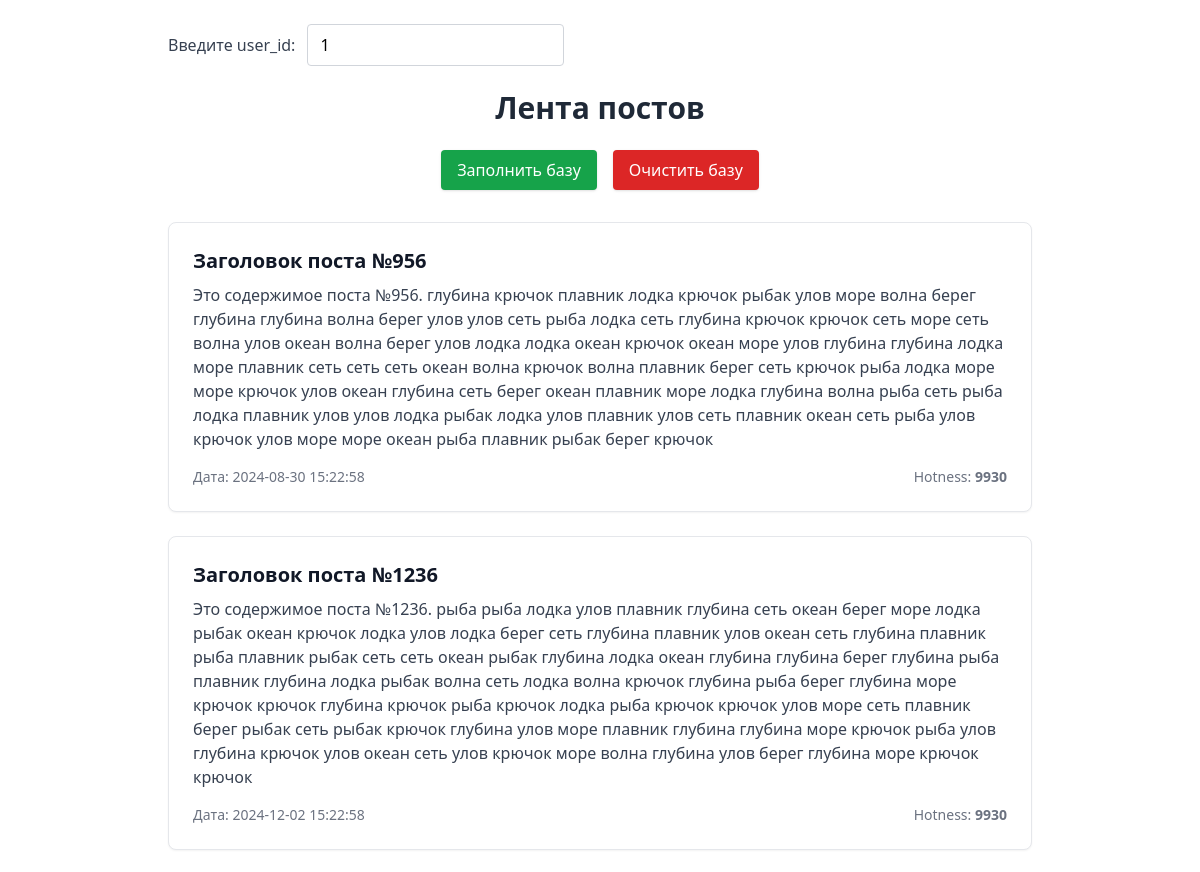
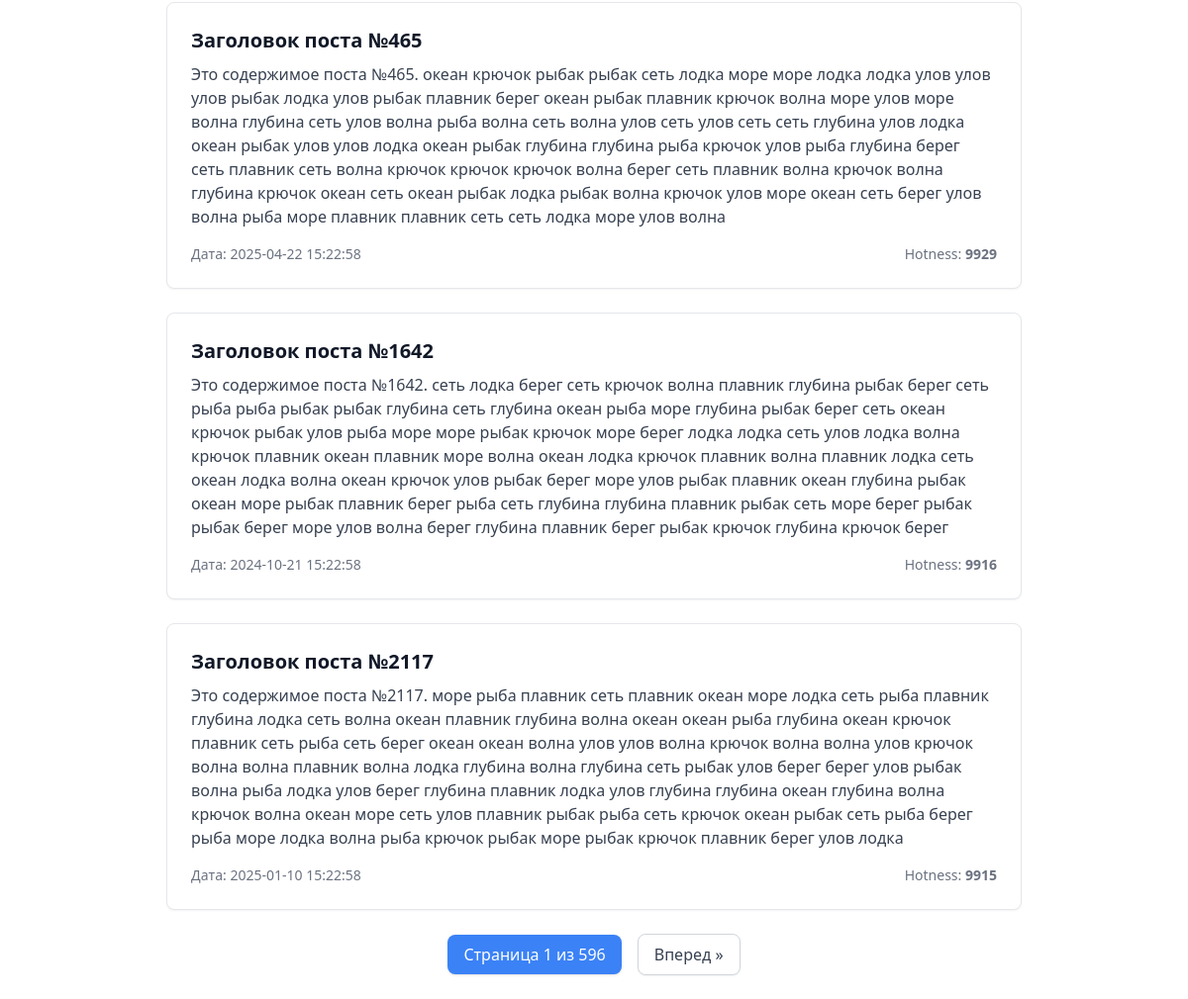
The page / on the database its author committed (2 pictures, top to bottom).
### tables this page shows
CREATE TABLE posts (
                id INTEGER PRIMARY KEY AUTOINCREMENT,
                created_at TEXT NOT NULL,
                title TEXT NOT NULL,
                content TEXT NOT NULL,
                hotness INTEGER NOT NULL,
                total_views INTEGER NOT NULL DEFAULT 0
            );

### routes/routes.php (called while the page is built, shortened)
<?php
$pdo = new PDO('sqlite:' . __DIR__ . '/database.sqlite');
$pdo->setAttribute(PDO::ATTR_ERRMODE, PDO::ERRMODE_EXCEPTION);
return [
    'GET' => [
        '/' => function () use ($pdo) {
            $controller = new PostController($pdo);
            $controller->index();
        },
    ],
    'POST' => [
        '/api/posts/viewed' => function () use ($pdo) {
            $controller = new PostController($pdo);
            $controller->markViewed();
        },
        '/api/posts/seed' => function () use ($pdo) {
            $controller = new PostController($pdo);
            $controller->fillDatabase();
        },
        '/api/posts/clear' => function () use ($pdo) {
            $controller = new PostController($pdo);
            $controller->clearDatabase();
        },
    ],
];

### app/Models/Post.php (called while the page is built, shortened)
<?php
class Post
{
    protected PDO $pdo;
    public function __construct(PDO $pdo)
    {
        $this->pdo = $pdo;
    }
    public function getFeed(string $userId, int $limit = 20, int $offset = 0): array
    {
        $sql = "
        SELECT p.*
        FROM posts p
        WHERE p.total_views <= 1000
          AND p.id NOT IN (
              SELECT post_id FROM post_views WHERE user_id = :user_id
          )
        ORDER BY p.hotness DESC
        LIMIT :limit OFFSET :offset
    ";
        $stmt = $this->pdo->prepare($sql);
        $stmt->bindValue(':user_id', $userId);
        $stmt->bindValue(':limit', $limit, PDO::PARAM_INT);
        $stmt->bindValue(':offset', $offset, PDO::PARAM_INT);
        $stmt->execute();
        return $stmt->fetchAll(PDO::FETCH_ASSOC);
    }
    public function countFeed(string $userId): int
    {
        $sql = "
        SELECT COUNT(*) FROM posts p
        WHERE p.total_views <= 1000
          AND p.id NOT IN (
              SELECT post_id FROM post_views WHERE user_id = :user_id
          )
    ";
        $stmt = $this->pdo->prepare($sql);
        $stmt->bindValue(':user_id', $userId);
        $stmt->execute();
        return (int)$stmt->fetchColumn();
    }
}

### app/Services/ViewService.php (called while the page is built, shortened)
<?php
class ViewService
{
    public static function render(string $view, array $params = []): string
    {
        extract($params);
        require __DIR__ . '/../../views/' . $view . '.php';
        $content = ob_get_clean();
        require __DIR__ . '/../../views/layout.php';
        return ob_get_clean();
    }
}

### views/home.php (the view, shortened to what this page needs)
    <div class="max-w-4xl mx-auto px-4 py-6">
        <form id="userForm" method="get" action="" class="mb-6 flex items-center gap-3">
            <label for="user_id" class="font-medium text-gray-700">Введите user_id:</label>
            <input
                    type="text"
                    id="user_id"
                    name="user_id"
                    value="<?= htmlspecialchars($_GET['user_id'] ?? 1) ?>"
                    class="border border-gray-300 rounded px-3 py-2 focus:outline-none focus:ring-2 focus:ring-blue-500"
            />
        </form>
        <h1 class="text-3xl font-bold mb-6 text-center text-gray-800">Лента постов</h1>
        <div class="flex justify-center gap-4 mb-8">
            <button
                    onclick="fillDatabase()"
                    title="+3000 записей"
                    class="bg-green-600 hover:bg-green-700 text-white px-4 py-2 rounded shadow transition"
            >Заполнить базу
            </button>
            <button
                    onclick="clearDatabase()"
                    class="bg-red-600 hover:bg-red-700 text-white px-4 py-2 rounded shadow transition"
            >Очистить базу
            </button>
        </div>
        <div id="post-feed" class="space-y-6">
            <?php if (!empty($posts['data'])): ?>
                <ul class="space-y-6">
                    <?php foreach ($posts['data'] as $post): ?>
                        <li class="p-6 border border-gray-200 rounded-lg shadow-sm hover:shadow-md transition bg-white">
                            <h2 class="text-xl font-semibold text-gray-900 mb-2"><?= htmlspecialchars($post['title']) ?></h2>
                            <p class="text-gray-700 whitespace-pre-line mb-4"><?= htmlspecialchars($post['content']) ?></p>
                            <div class="text-sm text-gray-500 flex justify-between">
                                <span>Дата: <?= htmlspecialchars($post['created_at']) ?></span>
                                <span>Hotness: <span class="font-semibold"><?= (int)$post['hotness'] ?></span></span>
                            </div>
                        </li>
                    <?php endforeach; ?>
                </ul>
                <div class="flex justify-center items-center gap-4 mt-10 text-gray-700">
                    <span class="px-4 py-2 bg-blue-500 text-white rounded-lg shadow">
        Страница <?= $posts['current_page'] ?> из <?= $posts['last_page'] ?>
    </span>
                    <?php if ($posts['next_page']): ?>
                        <a href="?page=<?= $posts['next_page'] ?>&user_id=<?= urlencode($_GET['user_id'] ?? 1) ?>"
                           class="px-4 py-2 bg-white border border-gray-300 rounded-lg shadow-sm hover:bg-gray-100 transition"
                        >Вперед »</a>
                    <?php endif; ?>
                </div>
            <?php else: ?>
                <p class="text-center text-gray-500 text-lg mt-10">Посты не найдены.</p>
            <?php endif; ?>
        </div>
    </div>
<?php
$content = ob_get_clean();
require __DIR__ . '/layout.php';

### public/index.php (shortened to what this page needs)
<?php
$routes = require __DIR__ . '/../routes/routes.php';
$method = $_SERVER['REQUEST_METHOD'];
$path = parse_url($_SERVER['REQUEST_URI'], PHP_URL_PATH);
try {
    $handler = $routes[$method][$path];
    if (is_callable($handler)) {
        $handler();
    } else {
        throw new Exception("Invalid route handler");
    }
} catch (Throwable $e) {
    http_response_code(500);
    echo "Error: " . $e->getMessage();
}

### app/Controllers/PostController.php (shortened to what this page needs)
<?php
class PostController
{
    protected Post $postModel;
    public function __construct(PDO $pdo)
    {
        $this->postModel = new Post($pdo);
    }
    public function index(): void
    {
        $userId = $_GET['user_id'] ?? 1;
        $page = isset($_GET['page']) ? max(1, (int)$_GET['page']) : 1;
        $limit = 5;
        $offset = ($page - 1) * $limit;
        try {
            $postsData = $this->postModel->getFeed($userId, $limit, $offset);
            $postIds = array_column($postsData, 'id');
            $this->postModel->markPostsAsViewed($userId, $postIds);
            $totalPosts = $this->postModel->countFeed($userId);
            $lastPage = (int)ceil($totalPosts / $limit);
            $posts = [
                'data' => $postsData,
                'current_page' => $page,
                'last_page' => $lastPage ?: 1,
                'prev_page' => $page > 1 ? $page - 1 : null,
                'next_page' => $page < $lastPage ? $page + 1 : null,
            ];
        } catch (PDOException $e) {
            if (str_contains($e->getMessage(), 'no such table')) {
                $posts = [
                    'data' => [],
                    'current_page' => 1,
                    'last_page' => 1,
                    'prev_page' => null,
                    'next_page' => null,
                ];
            } else {
                throw $e;
            }
        }
        echo ViewService::render('home', [
            'title' => 'Лента постов',
            'posts' => $posts,
        ]);
    }
}

### views/layout.php (shortened to what this page needs)
<!DOCTYPE html>
<html lang="ru">
<head>
    <script src="https://cdn.tailwindcss.com"></script>
</head>
<body>
<?= $content ?>
</body>
</html>

### rows shown on the page
posts: title "Заголовок поста №956", content "Это содержимое поста №956. глубина крючок плавник лодка крючок рыбак улов море волна берег глубина глубина волна берег улов улов сеть рыба лодка сеть глубина крючок крючок сеть море сеть волна улов океан волна берег улов лодка лодка океан крючок океан море улов глубина глубина лодка море плавник сеть сеть сеть океан волна крючок волна плавник берег сеть крючок рыба лодка море море крючок улов океан глубина сеть берег океан плавник море лодка глубина волна рыба сеть рыба лодка плавник улов улов лодка рыбак лодка улов плавник улов сеть плавник океан сеть рыба улов крючок улов море море океан рыба плавник рыбак берег крючок", created_at "2024-08-30 15:22:58", hotness "9930"
posts: title "Заголовок поста №1236", content "Это содержимое поста №1236. рыба рыба лодка улов плавник глубина сеть океан берег море лодка рыбак океан крючок лодка улов лодка берег сеть глубина плавник улов океан сеть глубина плавник рыба плавник рыбак сеть сеть океан рыбак глубина лодка океан глубина глубина берег глубина рыба плавник глубина лодка рыбак волна сеть лодка волна крючок глубина рыба берег глубина море крючок крючок глубина крючок рыба крючок лодка рыба крючок крючок улов море сеть плавник берег рыбак сеть рыбак крючок глубина улов море плавник глубина глубина море крючок рыба улов глубина крючок улов океан сеть улов крючок море волна глубина улов берег глубина море крючок крючок", created_at "2024-12-02 15:22:58", hotness "9930"
posts: title "Заголовок поста №465", content "Это содержимое поста №465. океан крючок рыбак рыбак сеть лодка море море лодка лодка улов улов улов рыбак лодка улов рыбак плавник берег океан рыбак плавник крючок волна море улов море волна глубина сеть улов волна рыба волна сеть волна улов сеть улов сеть сеть глубина улов лодка океан рыбак улов улов лодка океан рыбак глубина глубина рыба крючок улов рыба глубина берег сеть плавник сеть волна крючок крючок крючок волна берег сеть плавник волна крючок волна глубина крючок океан сеть океан рыбак лодка рыбак волна крючок улов море океан сеть берег улов волна рыба море плавник плавник сеть сеть лодка море улов волна", created_at "2025-04-22 15:22:58", hotness "9929"
posts: title "Заголовок поста №1642", content "Это содержимое поста №1642. сеть лодка берег сеть крючок волна плавник глубина рыбак берег сеть рыба рыба рыбак рыбак глубина сеть глубина океан рыба море глубина рыбак берег сеть океан крючок рыбак улов рыба море море рыбак крючок море берег лодка лодка сеть улов лодка волна крючок плавник океан плавник море волна океан лодка крючок плавник волна плавник лодка сеть океан лодка волна океан крючок улов рыбак берег море улов рыбак плавник океан глубина рыбак океан море рыбак плавник берег рыба сеть глубина глубина плавник рыбак сеть море берег рыбак рыбак берег море улов волна берег глубина плавник берег рыбак крючок глубина крючок берег", created_at "2024-10-21 15:22:58", hotness "9916"
posts: title "Заголовок поста №2117", content "Это содержимое поста №2117. море рыба плавник сеть плавник океан море лодка сеть рыба плавник глубина лодка сеть волна океан плавник глубина волна океан океан рыба глубина океан крючок плавник сеть рыба сеть берег океан океан волна улов улов волна крючок волна волна улов крючок волна волна плавник волна лодка глубина волна глубина сеть рыбак улов берег берег улов рыбак волна рыба лодка улов берег глубина плавник лодка улов глубина глубина океан глубина волна крючок волна океан море сеть улов плавник рыбак рыба сеть крючок океан рыбак сеть рыба берег рыба море лодка волна рыба крючок рыбак море рыбак крючок плавник берег улов лодка", created_at "2025-01-10 15:22:58", hotness "9915"

### other values the page prints
$posts['current_page'] "1"
$posts['last_page'] "596"
